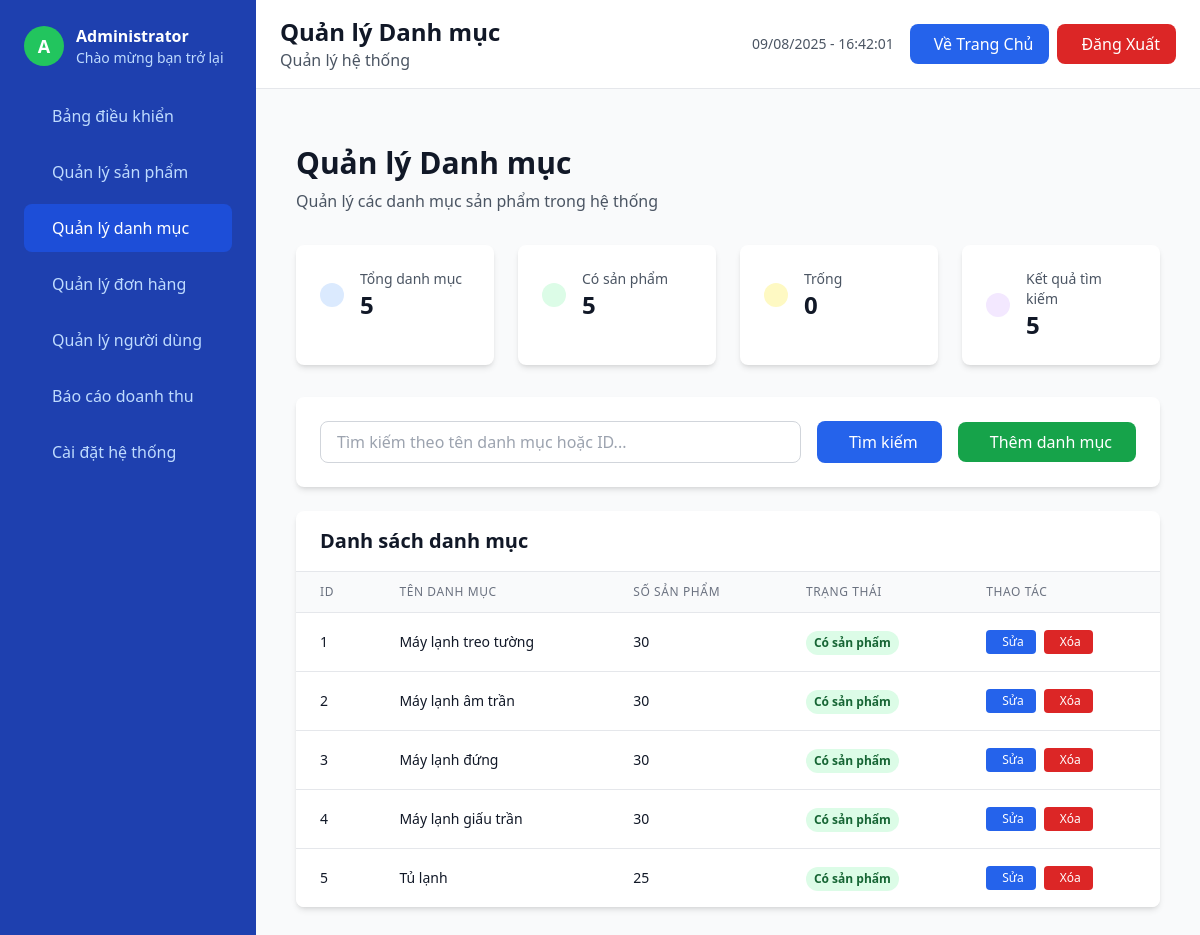
The page /controller/index.php?act=admin_category_management (signed in) on the database its author committed.
### tables this page shows
CREATE TABLE taikhoan (
  id_user INT AUTO_INCREMENT PRIMARY KEY,
    username VARCHAR(20) NOT NULL UNIQUE,
  password VARCHAR(255) NOT NULL,
  fullname VARCHAR(250) NOT NULL,
    email VARCHAR(250) NOT NULL UNIQUE,
  phone VARCHAR(20) NOT NULL,
  address VARCHAR(250) NOT NULL,
  position VARCHAR(12) NOT NULL DEFAULT 'user',
    created_at TIMESTAMP DEFAULT CURRENT_TIMESTAMP,
    updated_at TIMESTAMP DEFAULT CURRENT_TIMESTAMP ON UPDATE CURRENT_TIMESTAMP,
    INDEX idx_username (username),
    INDEX idx_email (email),
    INDEX idx_position (position)
);

CREATE TABLE danhmuc (
  id INT AUTO_INCREMENT PRIMARY KEY,
    name VARCHAR(100) NOT NULL UNIQUE,
    created_at TIMESTAMP DEFAULT CURRENT_TIMESTAMP
);

### view/pages/admin_category_management.php (the view, shortened to what the rows shown need)
<?php
require_once __DIR__ . '/../../helpers/jwt_helper.php';
$currentUser = getCurrentUser();
include_once __DIR__ . '/../../model/danhmuc.php';
$danhmuc = new danhmuc();
$search = trim($_GET['search'] ?? '');
$page = max(1, intval($_GET['page'] ?? 1));
$per_page = 10;
$offset = ($page - 1) * $per_page;
$categories = $danhmuc->getAllCategories();
$total_categories = count($categories);
$categories = array_slice($categories, $offset, $per_page);
$total_all = $danhmuc->getTotalCategories();
$total_with_products = 0;
$total_empty = 0;
$all_categories = $danhmuc->getAllCategories();
foreach ($all_categories as $cat) {
    $product_count = $danhmuc->getProductCount($cat['id']);
    if ($product_count > 0) {
        $total_with_products++;
    } else {
        $total_empty++;
    }
}
?>
<!DOCTYPE html>
<html lang="vi">
<head>
    <script src="https://cdn.tailwindcss.com"></script>
    <link href="https://cdn.jsdelivr.net/npm/remixicon@3.5.0/fonts/remixicon.css" rel="stylesheet">
</head>
<body class="bg-gray-100">
    <div class="flex h-screen">
        <div class="w-64 bg-blue-800 text-white">
            <div class="p-6">
                <div class="flex items-center space-x-3 mb-6">
                    <div class="w-10 h-10 bg-green-500 rounded-full flex items-center justify-center">
                        <span class="text-white font-bold text-lg">A</span>
                    </div>
                    <div>
                        <h3 class="font-semibold"><?php echo htmlspecialchars($currentUser['fullname']); ?></h3>
                        <p class="text-blue-200 text-sm">Chào mừng bạn trở lại</p>
                    </div>
                </div>
                <nav class="space-y-2">
                    <a href="?act=admin&action=dashboard" class="flex items-center px-4 py-3 rounded-lg text-blue-200 hover:bg-blue-700 transition-colors">
                        <i class="ri-dashboard-line mr-3"></i>Bảng điều khiển
                    </a>
                    <a href="/project/index.php?act=admin_product_management" class="flex items-center px-4 py-3 rounded-lg text-blue-200 hover:bg-blue-700 transition-colors">
                        <i class="ri-product-hunt-line mr-3"></i>Quản lý sản phẩm
                    </a>
                    <a href="/project/index.php?act=admin_category_management" class="flex items-center px-4 py-3 rounded-lg bg-blue-700 text-white transition-colors">
                        <i class="ri-folder-line mr-3"></i>Quản lý danh mục
                    </a>
                    <a href="/project/index.php?act=admin_orders" class="flex items-center px-4 py-3 rounded-lg text-blue-200 hover:bg-blue-700 transition-colors">
                        <i class="ri-shopping-cart-line mr-3"></i>Quản lý đơn hàng
                    </a>
                    <a href="?act=admin&action=users" class="flex items-center px-4 py-3 rounded-lg text-blue-200 hover:bg-blue-700 transition-colors">
                        <i class="ri-user-line mr-3"></i>Quản lý người dùng
                    </a>
                    <a href="?act=admin&action=reports" class="flex items-center px-4 py-3 rounded-lg text-blue-200 hover:bg-blue-700 transition-colors">
                        <i class="ri-bar-chart-line mr-3"></i>Báo cáo doanh thu
                    </a>
                    <a href="?act=admin&action=settings" class="flex items-center px-4 py-3 rounded-lg text-blue-200 hover:bg-blue-700 transition-colors">
                        <i class="ri-settings-line mr-3"></i>Cài đặt hệ thống
                    </a>
                </nav>
            </div>
        </div>
        <div class="flex-1 flex flex-col overflow-hidden">
            <header class="bg-white shadow-sm border-b">
                <div class="flex items-center justify-between px-6 py-4">
                    <div>
                        <h1 class="text-2xl font-bold text-gray-900">Quản lý Danh mục</h1>
                        <p class="text-gray-600">Quản lý hệ thống</p>
                    </div>
                    <div class="flex items-center space-x-4">
                        <div class="text-right">
                            <p class="text-sm text-gray-600"><?php echo date('d/m/Y - H:i:s'); ?></p>
                        </div>
                        <div class="flex items-center space-x-2">
                            <a href="/project/index.php" class="bg-blue-600 hover:bg-blue-700 text-white px-4 py-2 rounded-lg transition-colors">
                                <i class="ri-home-line mr-2"></i>Về Trang Chủ
                            </a>
                            <a href="/project/index.php?act=logout" class="bg-red-600 hover:bg-red-700 text-white px-4 py-2 rounded-lg transition-colors" onclick="return confirm('Bạn có chắc chắn muốn đăng xuất?')">
                                <i class="ri-logout-box-line mr-2"></i>Đăng Xuất
                            </a>
                        </div>
                    </div>
                </div>
            </header>
            <main class="flex-1 overflow-x-hidden overflow-y-auto bg-gray-50 p-6">
                <div class="container mx-auto px-4 py-8">
                    <div class="mb-8">
                        <h1 class="text-3xl font-bold text-gray-900 mb-2">Quản lý Danh mục</h1>
                        <p class="text-gray-600">Quản lý các danh mục sản phẩm trong hệ thống</p>
                    </div>
                    <div class="grid grid-cols-1 md:grid-cols-4 gap-6 mb-8">
                        <div class="bg-white rounded-lg shadow-md p-6">
                            <div class="flex items-center">
                                <div class="p-3 rounded-full bg-blue-100 text-blue-600">
                                </div>
                                <div class="ml-4">
                                    <p class="text-sm font-medium text-gray-600">Tổng danh mục</p>
                                    <p class="text-2xl font-semibold text-gray-900"><?php echo $total_all; ?></p>
                                </div>
                            </div>
                        </div>
                        <div class="bg-white rounded-lg shadow-md p-6">
                            <div class="flex items-center">
                                <div class="p-3 rounded-full bg-green-100 text-green-600">
                                </div>
                                <div class="ml-4">
                                    <p class="text-sm font-medium text-gray-600">Có sản phẩm</p>
                                    <p class="text-2xl font-semibold text-gray-900"><?php echo $total_with_products; ?></p>
                                </div>
                            </div>
                        </div>
                        <div class="bg-white rounded-lg shadow-md p-6">
                            <div class="flex items-center">
                                <div class="p-3 rounded-full bg-yellow-100 text-yellow-600">
                                </div>
                                <div class="ml-4">
                                    <p class="text-sm font-medium text-gray-600">Trống</p>
                                    <p class="text-2xl font-semibold text-gray-900"><?php echo $total_empty; ?></p>
                                </div>
                            </div>
                        </div>
                        <div class="bg-white rounded-lg shadow-md p-6">
                            <div class="flex items-center">
                                <div class="p-3 rounded-full bg-purple-100 text-purple-600">
                                </div>
                                <div class="ml-4">
                                    <p class="text-sm font-medium text-gray-600">Kết quả tìm kiếm</p>
                                    <p class="text-2xl font-semibold text-gray-900"><?php echo $total_categories; ?></p>
                                </div>
                            </div>
                        </div>
                    </div>
                    <div class="bg-white rounded-lg shadow-md p-6 mb-6">
                        <div class="flex flex-col lg:flex-row lg:items-center lg:justify-between gap-4">
                            <div class="flex-1">
                                <form method="GET" class="flex gap-4">
                                    <div class="flex-1">
                                        <input type="text" name="search" value="<?php echo htmlspecialchars($search); ?>"
                                               placeholder="Tìm kiếm theo tên danh mục hoặc ID..."
                                               class="w-full px-4 py-2 border border-gray-300 rounded-lg focus:outline-none focus:ring-2 focus:ring-blue-500 focus:border-transparent">
                                    </div>
                                    <button type="submit" class="bg-blue-600 text-white px-6 py-2 rounded-lg hover:bg-blue-700 flex items-center gap-2">
                                        Tìm kiếm
                                    </button>
                                </form>
                            </div>
                            <button onclick="showAddCategoryModal()" class="bg-green-600 text-white px-6 py-2 rounded-lg hover:bg-green-700 flex items-center gap-2">
                                Thêm danh mục
                            </button>
                        </div>
                    </div>
                    <div class="bg-white rounded-lg shadow-md overflow-hidden">
                        <div class="px-6 py-4 border-b border-gray-200">
                            <h2 class="text-xl font-semibold text-gray-900">Danh sách danh mục</h2>
                        </div>
                        <div class="overflow-x-auto">
                            <table class="min-w-full divide-y divide-gray-200">
                                <thead class="bg-gray-50">
                                    <tr>
                                        <th class="px-6 py-3 text-left text-xs font-medium text-gray-500 uppercase tracking-wider">ID</th>
                                        <th class="px-6 py-3 text-left text-xs font-medium text-gray-500 uppercase tracking-wider">Tên danh mục</th>
                                        <th class="px-6 py-3 text-left text-xs font-medium text-gray-500 uppercase tracking-wider">Số sản phẩm</th>
                                        <th class="px-6 py-3 text-left text-xs font-medium text-gray-500 uppercase tracking-wider">Trạng thái</th>
                                        <th class="px-6 py-3 text-left text-xs font-medium text-gray-500 uppercase tracking-wider">Thao tác</th>
                                    </tr>
                                </thead>
                                <tbody class="bg-white divide-y divide-gray-200">
                                    <?php if (empty($categories)): ?>
                                    <tr>
                                        <td colspan="5" class="px-6 py-12 text-center text-gray-500">
                                            <div class="flex flex-col items-center">
                                                <i class="ri-folder-open-line text-4xl mb-2"></i>
                                                <p class="text-lg font-medium">Không tìm thấy danh mục nào</p>
                                                <p class="text-sm"><?php echo !empty($search) ? 'Thử thay đổi từ khóa tìm kiếm' : 'Hãy thêm danh mục đầu tiên'; ?></p>
                                            </div>
                                        </td>
                                    </tr>
                                    <?php else: ?>
                                        <?php foreach ($categories as $category): ?>
                                            <?php
                                            $product_count = $danhmuc->getProductCount($category['id']);
                                            $status_class = $product_count > 0 ? 'bg-green-100 text-green-800' : 'bg-yellow-100 text-yellow-800';
                                            $status_text = $product_count > 0 ? 'Có sản phẩm' : 'Trống';
                                            ?>
                                            <tr class="hover:bg-gray-50">
                                                <td class="px-6 py-4 whitespace-nowrap text-sm font-medium text-gray-900"><?php echo $category['id']; ?></td>
                                                <td class="px-6 py-4 whitespace-nowrap">
                                                    <div class="text-sm font-medium text-gray-900"><?php echo htmlspecialchars($category['name']); ?></div>
                                                </td>
                                                <td class="px-6 py-4 whitespace-nowrap text-sm text-gray-900"><?php echo $product_count; ?></td>
                                                <td class="px-6 py-4 whitespace-nowrap">
                                                    <span class="inline-flex px-2 py-1 text-xs font-semibold rounded-full <?php echo $status_class; ?>">
                                                        <?php echo $status_text; ?>
                                                    </span>
                                                </td>
                                                <td class="px-6 py-4 whitespace-nowrap text-sm font-medium">
                                                    <div class="flex space-x-2">
                                                        <button onclick="showEditCategoryModal(<?php echo $category['id']; ?>, '<?php echo htmlspecialchars($category['name'], ENT_QUOTES); ?>')"
                                                                class="bg-blue-600 hover:bg-blue-700 text-white px-3 py-1 rounded text-xs flex items-center gap-1">
                                                            Sửa
                                                        </button>
                                                        <button onclick="showDeleteCategoryModal(<?php echo $category['id']; ?>, '<?php echo htmlspecialchars($category['name'], ENT_QUOTES); ?>', <?php echo $product_count; ?>)"
                                                                class="bg-red-600 hover:bg-red-700 text-white px-3 py-1 rounded text-xs flex items-center gap-1">
                                                            Xóa
                                                        </button>
                                                    </div>
                                                </td>
                                            </tr>
                                        <?php endforeach; ?>
                                    <?php endif; ?>
                                </tbody>
                            </table>
                        </div>
                    </div>
                </div>
            </main>
        </div>
    </div>
</body>
</html>

### rows shown on the page
taikhoan: fullname "Administrator"
danhmuc: id "1", name "Máy lạnh treo tường", product_count "30", status_text "Có sản phẩm"
danhmuc: id "2", name "Máy lạnh âm trần", product_count "30", status_text "Có sản phẩm"
danhmuc: id "3", name "Máy lạnh đứng", product_count "30", status_text "Có sản phẩm"
danhmuc: id "4", name "Máy lạnh giấu trần", product_count "30", status_text "Có sản phẩm"
danhmuc: id "5", name "Tủ lạnh", product_count "25", status_text "Có sản phẩm"

### other values the page prints
$total_all "5"
$total_with_products "5"
$total_empty "0"
$total_categories "5"
